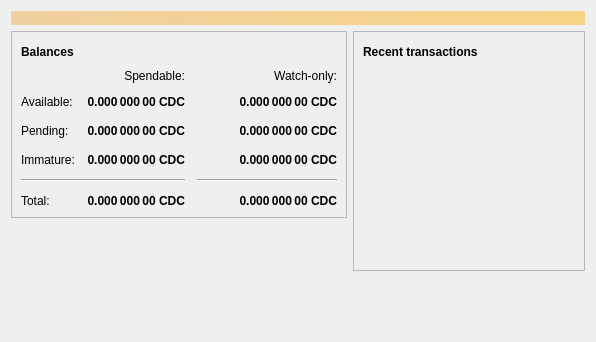
<?xml version="1.0" encoding="UTF-8"?>
<ui version="4.0">
 <class>OverviewPage</class>
 <widget class="QWidget" name="OverviewPage">
  <property name="geometry">
   <rect>
    <x>0</x>
    <y>0</y>
    <width>596</width>
    <height>342</height>
   </rect>
  </property>
  <property name="windowTitle">
   <string>Form</string>
  </property>
  <layout class="QVBoxLayout" name="topLayout">
   <item>
    <widget class="QLabel" name="labelAlerts">
     <property name="visible">
      <bool>false</bool>
     </property>
     <property name="styleSheet">
      <string notr="true">QLabel { background-color: qlineargradient(x1: 0, y1: 0, x2: 1, y2: 0, stop:0 #F0D0A0, stop:1 #F8D488); color:#000000; }</string>
     </property>
     <property name="wordWrap">
      <bool>true</bool>
     </property>
     <property name="margin">
      <number>3</number>
     </property>
     <property name="textInteractionFlags">
      <set>Qt::TextSelectableByMouse</set>
     </property>
    </widget>
   </item>
   <item>
    <layout class="QHBoxLayout" name="horizontalLayout" stretch="1,1">
     <item>
      <layout class="QVBoxLayout" name="verticalLayout_2">
       <item>
        <widget class="QFrame" name="frame">
         <property name="frameShape">
          <enum>QFrame::StyledPanel</enum>
         </property>
         <property name="frameShadow">
          <enum>QFrame::Raised</enum>
         </property>
         <layout class="QVBoxLayout" name="verticalLayout_4">
          <item>
           <layout class="QHBoxLayout" name="horizontalLayout_4">
            <item>
             <widget class="QLabel" name="label_5">
              <property name="font">
               <font>
                <weight>75</weight>
                <bold>true</bold>
               </font>
              </property>
              <property name="text">
               <string>Balances</string>
              </property>
             </widget>
            </item>
            <item>
             <widget class="QPushButton" name="labelWalletStatus">
              <property name="enabled">
               <bool>true</bool>
              </property>
              <property name="maximumSize">
               <size>
                <width>30</width>
                <height>16777215</height>
               </size>
              </property>
              <property name="toolTip">
               <string>The displayed information may be out of date. Your wallet automatically synchronizes with the Codecoin network after a connection is established, but this process has not completed yet.</string>
              </property>
              <property name="text">
               <string/>
              </property>
              <property name="icon">
               <iconset resource="../bitcoin.qrc">
                <normaloff>:/icons/warning</normaloff>
                <disabledoff>:/icons/warning</disabledoff>:/icons/warning</iconset>
              </property>
              <property name="iconSize">
               <size>
                <width>24</width>
                <height>24</height>
               </size>
              </property>
              <property name="flat">
               <bool>true</bool>
              </property>
             </widget>
            </item>
            <item>
             <spacer name="horizontalSpacer_3">
              <property name="orientation">
               <enum>Qt::Horizontal</enum>
              </property>
              <property name="sizeHint" stdset="0">
               <size>
                <width>40</width>
                <height>20</height>
               </size>
              </property>
             </spacer>
            </item>
           </layout>
          </item>
          <item>
           <layout class="QGridLayout" name="gridLayout">
            <property name="spacing">
             <number>12</number>
            </property>
            <item row="2" column="2">
             <widget class="QLabel" name="labelWatchPending">
              <property name="font">
               <font>
                <weight>75</weight>
                <bold>true</bold>
               </font>
              </property>
              <property name="cursor">
               <cursorShape>IBeamCursor</cursorShape>
              </property>
              <property name="toolTip">
               <string>Unconfirmed transactions to watch-only addresses</string>
              </property>
              <property name="text">
               <string notr="true">0.000 000 00 CDC</string>
              </property>
              <property name="alignment">
               <set>Qt::AlignRight|Qt::AlignTrailing|Qt::AlignVCenter</set>
              </property>
              <property name="textInteractionFlags">
               <set>Qt::LinksAccessibleByMouse|Qt::TextSelectableByKeyboard|Qt::TextSelectableByMouse</set>
              </property>
             </widget>
            </item>
            <item row="2" column="1">
             <widget class="QLabel" name="labelUnconfirmed">
              <property name="font">
               <font>
                <weight>75</weight>
                <bold>true</bold>
               </font>
              </property>
              <property name="cursor">
               <cursorShape>IBeamCursor</cursorShape>
              </property>
              <property name="toolTip">
               <string>Total of transactions that have yet to be confirmed, and do not yet count toward the spendable balance</string>
              </property>
              <property name="text">
               <string notr="true">0.000 000 00 CDC</string>
              </property>
              <property name="alignment">
               <set>Qt::AlignRight|Qt::AlignTrailing|Qt::AlignVCenter</set>
              </property>
              <property name="textInteractionFlags">
               <set>Qt::LinksAccessibleByMouse|Qt::TextSelectableByKeyboard|Qt::TextSelectableByMouse</set>
              </property>
             </widget>
            </item>
            <item row="3" column="2">
             <widget class="QLabel" name="labelWatchImmature">
              <property name="font">
               <font>
                <weight>75</weight>
                <bold>true</bold>
               </font>
              </property>
              <property name="cursor">
               <cursorShape>IBeamCursor</cursorShape>
              </property>
              <property name="toolTip">
               <string>Mined balance in watch-only addresses that has not yet matured</string>
              </property>
              <property name="text">
               <string notr="true">0.000 000 00 CDC</string>
              </property>
              <property name="alignment">
               <set>Qt::AlignRight|Qt::AlignTrailing|Qt::AlignVCenter</set>
              </property>
              <property name="textInteractionFlags">
               <set>Qt::LinksAccessibleByMouse|Qt::TextSelectableByKeyboard|Qt::TextSelectableByMouse</set>
              </property>
             </widget>
            </item>
            <item row="4" column="0" colspan="2">
             <widget class="Line" name="line">
              <property name="orientation">
               <enum>Qt::Horizontal</enum>
              </property>
             </widget>
            </item>
            <item row="4" column="2">
             <widget class="Line" name="lineWatchBalance">
              <property name="sizePolicy">
               <sizepolicy hsizetype="Preferred" vsizetype="Fixed">
                <horstretch>0</horstretch>
                <verstretch>0</verstretch>
               </sizepolicy>
              </property>
              <property name="minimumSize">
               <size>
                <width>140</width>
                <height>0</height>
               </size>
              </property>
              <property name="orientation">
               <enum>Qt::Horizontal</enum>
              </property>
             </widget>
            </item>
            <item row="5" column="0">
             <widget class="QLabel" name="labelTotalText">
              <property name="text">
               <string>Total:</string>
              </property>
             </widget>
            </item>
            <item row="3" column="1">
             <widget class="QLabel" name="labelImmature">
              <property name="font">
               <font>
                <weight>75</weight>
                <bold>true</bold>
               </font>
              </property>
              <property name="cursor">
               <cursorShape>IBeamCursor</cursorShape>
              </property>
              <property name="toolTip">
               <string>Mined balance that has not yet matured</string>
              </property>
              <property name="text">
               <string notr="true">0.000 000 00 CDC</string>
              </property>
              <property name="alignment">
               <set>Qt::AlignRight|Qt::AlignTrailing|Qt::AlignVCenter</set>
              </property>
              <property name="textInteractionFlags">
               <set>Qt::LinksAccessibleByMouse|Qt::TextSelectableByKeyboard|Qt::TextSelectableByMouse</set>
              </property>
             </widget>
            </item>
            <item row="2" column="3">
             <spacer name="horizontalSpacer_2">
              <property name="orientation">
               <enum>Qt::Horizontal</enum>
              </property>
              <property name="sizeHint" stdset="0">
               <size>
                <width>40</width>
                <height>20</height>
               </size>
              </property>
             </spacer>
            </item>
            <item row="3" column="0">
             <widget class="QLabel" name="labelImmatureText">
              <property name="text">
               <string>Immature:</string>
              </property>
             </widget>
            </item>
            <item row="5" column="1">
             <widget class="QLabel" name="labelTotal">
              <property name="font">
               <font>
                <weight>75</weight>
                <bold>true</bold>
               </font>
              </property>
              <property name="cursor">
               <cursorShape>IBeamCursor</cursorShape>
              </property>
              <property name="toolTip">
               <string>Your current total balance</string>
              </property>
              <property name="text">
               <string notr="true">0.000 000 00 CDC</string>
              </property>
              <property name="alignment">
               <set>Qt::AlignRight|Qt::AlignTrailing|Qt::AlignVCenter</set>
              </property>
              <property name="textInteractionFlags">
               <set>Qt::LinksAccessibleByMouse|Qt::TextSelectableByKeyboard|Qt::TextSelectableByMouse</set>
              </property>
             </widget>
            </item>
            <item row="5" column="2">
             <widget class="QLabel" name="labelWatchTotal">
              <property name="font">
               <font>
                <weight>75</weight>
                <bold>true</bold>
               </font>
              </property>
              <property name="cursor">
               <cursorShape>IBeamCursor</cursorShape>
              </property>
              <property name="toolTip">
               <string>Current total balance in watch-only addresses</string>
              </property>
              <property name="text">
               <string notr="true">0.000 000 00 CDC</string>
              </property>
              <property name="alignment">
               <set>Qt::AlignRight|Qt::AlignTrailing|Qt::AlignVCenter</set>
              </property>
              <property name="textInteractionFlags">
               <set>Qt::LinksAccessibleByMouse|Qt::TextSelectableByKeyboard|Qt::TextSelectableByMouse</set>
              </property>
             </widget>
            </item>
            <item row="0" column="2">
             <widget class="QLabel" name="labelWatchonly">
              <property name="text">
               <string>Watch-only:</string>
              </property>
              <property name="alignment">
               <set>Qt::AlignRight|Qt::AlignTrailing|Qt::AlignVCenter</set>
              </property>
             </widget>
            </item>
            <item row="1" column="0">
             <widget class="QLabel" name="labelBalanceText">
              <property name="text">
               <string>Available:</string>
              </property>
             </widget>
            </item>
            <item row="1" column="1">
             <widget class="QLabel" name="labelBalance">
              <property name="font">
               <font>
                <weight>75</weight>
                <bold>true</bold>
               </font>
              </property>
              <property name="cursor">
               <cursorShape>IBeamCursor</cursorShape>
              </property>
              <property name="toolTip">
               <string>Your current spendable balance</string>
              </property>
              <property name="text">
               <string notr="true">0.000 000 00 CDC</string>
              </property>
              <property name="alignment">
               <set>Qt::AlignRight|Qt::AlignTrailing|Qt::AlignVCenter</set>
              </property>
              <property name="textInteractionFlags">
               <set>Qt::LinksAccessibleByMouse|Qt::TextSelectableByKeyboard|Qt::TextSelectableByMouse</set>
              </property>
             </widget>
            </item>
            <item row="1" column="2">
             <widget class="QLabel" name="labelWatchAvailable">
              <property name="font">
               <font>
                <weight>75</weight>
                <bold>true</bold>
               </font>
              </property>
              <property name="cursor">
               <cursorShape>IBeamCursor</cursorShape>
              </property>
              <property name="toolTip">
               <string>Your current balance in watch-only addresses</string>
              </property>
              <property name="text">
               <string notr="true">0.000 000 00 CDC</string>
              </property>
              <property name="alignment">
               <set>Qt::AlignRight|Qt::AlignTrailing|Qt::AlignVCenter</set>
              </property>
              <property name="textInteractionFlags">
               <set>Qt::LinksAccessibleByMouse|Qt::TextSelectableByKeyboard|Qt::TextSelectableByMouse</set>
              </property>
             </widget>
            </item>
            <item row="2" column="0">
             <widget class="QLabel" name="labelPendingText">
              <property name="text">
               <string>Pending:</string>
              </property>
             </widget>
            </item>
            <item row="0" column="1">
             <widget class="QLabel" name="labelSpendable">
              <property name="text">
               <string>Spendable:</string>
              </property>
              <property name="alignment">
               <set>Qt::AlignRight|Qt::AlignTrailing|Qt::AlignVCenter</set>
              </property>
             </widget>
            </item>
           </layout>
          </item>
         </layout>
        </widget>
       </item>
       <item>
        <spacer name="verticalSpacer">
         <property name="orientation">
          <enum>Qt::Vertical</enum>
         </property>
         <property name="sizeHint" stdset="0">
          <size>
           <width>20</width>
           <height>40</height>
          </size>
         </property>
        </spacer>
       </item>
      </layout>
     </item>
     <item>
      <layout class="QVBoxLayout" name="verticalLayout_3">
       <item>
        <widget class="QFrame" name="frame_2">
         <property name="frameShape">
          <enum>QFrame::StyledPanel</enum>
         </property>
         <property name="frameShadow">
          <enum>QFrame::Raised</enum>
         </property>
         <layout class="QVBoxLayout" name="verticalLayout">
          <item>
           <layout class="QHBoxLayout" name="horizontalLayout_2">
            <item>
             <widget class="QLabel" name="label_4">
              <property name="font">
               <font>
                <weight>75</weight>
                <bold>true</bold>
               </font>
              </property>
              <property name="text">
               <string>Recent transactions</string>
              </property>
             </widget>
            </item>
            <item>
             <widget class="QPushButton" name="labelTransactionsStatus">
              <property name="enabled">
               <bool>true</bool>
              </property>
              <property name="maximumSize">
               <size>
                <width>30</width>
                <height>16777215</height>
               </size>
              </property>
              <property name="toolTip">
               <string>The displayed information may be out of date. Your wallet automatically synchronizes with the Codecoin network after a connection is established, but this process has not completed yet.</string>
              </property>
              <property name="text">
               <string/>
              </property>
              <property name="icon">
               <iconset resource="../bitcoin.qrc">
                <normaloff>:/icons/warning</normaloff>
                <disabledoff>:/icons/warning</disabledoff>:/icons/warning</iconset>
              </property>
              <property name="iconSize">
               <size>
                <width>24</width>
                <height>24</height>
               </size>
              </property>
              <property name="flat">
               <bool>true</bool>
              </property>
             </widget>
            </item>
            <item>
             <spacer name="horizontalSpacer">
              <property name="orientation">
               <enum>Qt::Horizontal</enum>
              </property>
              <property name="sizeHint" stdset="0">
               <size>
                <width>40</width>
                <height>20</height>
               </size>
              </property>
             </spacer>
            </item>
           </layout>
          </item>
          <item>
           <widget class="QListView" name="listTransactions">
            <property name="styleSheet">
             <string notr="true">QListView { background: transparent; }</string>
            </property>
            <property name="frameShape">
             <enum>QFrame::NoFrame</enum>
            </property>
            <property name="verticalScrollBarPolicy">
             <enum>Qt::ScrollBarAlwaysOff</enum>
            </property>
            <property name="horizontalScrollBarPolicy">
             <enum>Qt::ScrollBarAlwaysOff</enum>
            </property>
            <property name="selectionMode">
             <enum>QAbstractItemView::NoSelection</enum>
            </property>
           </widget>
          </item>
         </layout>
        </widget>
       </item>
       <item>
        <spacer name="verticalSpacer_2">
         <property name="orientation">
          <enum>Qt::Vertical</enum>
         </property>
         <property name="sizeHint" stdset="0">
          <size>
           <width>20</width>
           <height>40</height>
          </size>
         </property>
        </spacer>
       </item>
      </layout>
     </item>
    </layout>
   </item>
  </layout>
 </widget>
 <resources/>
 <connections/>
</ui>
